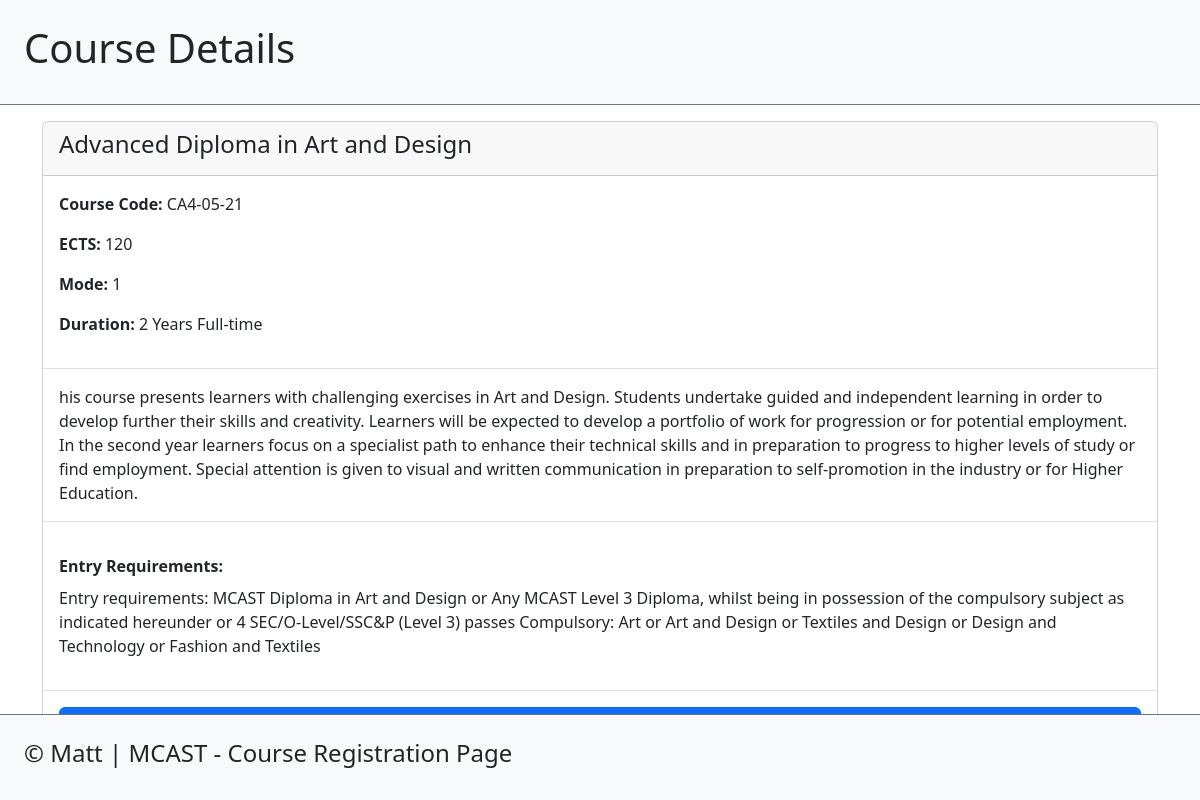
The app's page /course.php?id=1 with its own data.
### tables this page shows
CREATE TABLE `course` (
  `id` int(11) NOT NULL,
  `title` varchar(100) NOT NULL,
  `code` varchar(20) NOT NULL,
  `ects` int(10) UNSIGNED NOT NULL,
  `mode` int(11) NOT NULL,
  `duration` varchar(25) NOT NULL,
  `decription` text NOT NULL,
  `entryRequirements` text NOT NULL,
  `level` int(11) NOT NULL
);

### includes/db-functions.php (called while the page is built, shortened)
<?php
function loadCourseById($conn, $id){
    $sql = "SELECT * FROM Course WHERE id = {$id};";
    $stmt = mysqli_stmt_init($conn);
    if(!mysqli_stmt_prepare($stmt, $sql)){
        echo "Could not load Courses";
        exit();
    }
    mysqli_stmt_execute($stmt);
    $result = mysqli_stmt_get_result($stmt);
    return $result->fetch_assoc();
}

### course.php (the view, shortened to what this page needs)
<?php
    require_once "includes/dbh.php";
    require_once "includes/db-functions.php";
    include "includes/header.php";
    if(!isset($_GET["id"])){
        header("location: courses.php");
        exit();
    }
    else{
        $course = loadCourseById($conn, $_GET["id"]);
    }
?>
<header class="container-fluid bg-light border-bottom border-secondary p-4">
    <div class="row">
        <div class="col-12">
            <h1>Course Details</h1>
        </div>
    </div>
</header>
<div class="container mt-3">
    <div class="row">
        <div class="col-12">
            <div class="card">
                <div class="card-header">
                    <h4><?php echo $course["title"];?></h4>
                </div>
                <div class="card-body border-bottom">
                    <p>
                        <b class="card-title">Course Code:</b>
                        <span class="card-text">
                            <?php echo $course["code"]; ?>
                        </span>
                    </p>
                    <p>
                        <b class="card-title">ECTS:</b>
                        <span class="card-text">
                            <?php echo $course["ects"]; ?>
                        </span>
                    </p>
                    <p>
                        <b class="card-title">Mode:</b>
                        <span class="card-text">
                            <?php echo $course["mode"]; ?>
                        </span>
                    </p>
                    <p>
                        <b class="card-title">Duration:</b>
                        <span class="card-text">
                            <?php echo $course["duration"]; ?>
                        </span>
                    </p>
                </div>
                <div class="card-body border-bottom">
                    <p class="card-text">
                        <?php echo $course["decription"]; ?>
                    </p>
                </div>
                <div class="card-body border-bottom">
                    <p>
                        <p class="card-title fw-bold">Entry Requirements:</p>
                        <span class="card-text">
                            <?php echo $course["entryRequirements"]; ?>
                        </span>
                    </p>
                </div>
                <div class="card-body d-grid">
                    <a href="courses.php" class="btn btn-primary">Back to Course List</a>
                </div>
            </div>
        </div>
    </div>
</div>
<?php
include "includes/footer.php";
?>

### records on screen
course: title "Advanced Diploma in Art and Design", code "CA4-05-21", ects "120", mode "1", duration "2 Years Full-time", decription "his course presents learners with challenging exercises in Art and Design. Students undertake guided and independent learning in order to develop further their skills and creativity. Learners will be expected to develop a portfolio of work for progression or for potential employment. In the second year learners focus on a specialist path to enhance their technical skills and in preparation to progress to higher levels of study or find employment. Special attention is given to visual and written communication in preparation to self-promotion in the industry or for Higher Education.", entryRequirements "Entry requirements: MCAST Diploma in Art and Design or Any MCAST Level 3 Diploma, whilst being in possession of the compulsory subject as indicated hereunder or 4 SEC/O-Level/SSC&P (Level 3) passes Compulsory: Art or Art and Design or Textiles and Design or Design and Technology or Fashion and Textiles"
